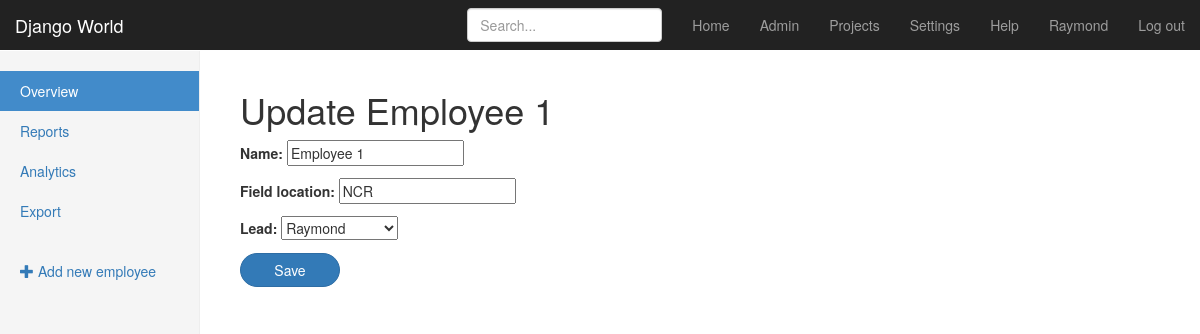
The page /teams/edit/1/ (signed in) on the database its author committed.
### teams/models.py (models this page shows, shortened)
class Team(models.Model):
    name = models.CharField(max_length=255)
    lead = models.ForeignKey(User, related_name='teams', on_delete=models.PROTECT)
    field_location = models.CharField(max_length=255)

### teams/views.py (the view, shortened to what this page needs)
# urls.py: url(r'^edit/(?P<pk>\d+)/$', views.TeamUpdateView.as_view(), name='update'),
class TeamUpdateView(LoginRequiredMixin, mixins.PageTitleMixin, mixins.SuccessMessageMixin, UpdateView):
    fields = ("name", "field_location", "lead")
    model = models.Team
    def get_page_title(self):
        obj = self.get_object()
        return "Update {}".format(obj.name)

### teams/mixins.py (called while the page is built)
    def get_context_data(self, **kwargs):
        context = super().get_context_data(**kwargs)
        context["page_title"] = self.get_page_title()
        return context

### teams/templates/teams/team_form.html (shortened to what this page needs)
{% extends "teams/_layout.html" %}
{% block body_content %}
    <h1>{{ page_title }}</h1>
    <form method="POST">
        {{ form.as_p}}
        <input type="submit" class="btn btn-primary" style="border-radius: 20px; width: 100px;" value="Save">
    </form>
{% endblock %}

### templates/_layout.html (shortened to what this page needs)
<!DOCTYPE html>
<html lang="en">
    <head>
        {% load static %}
        <link rel="stylesheet" href="https://maxcdn.bootstrapcdn.com/bootstrap/3.3.6/css/bootstrap.min.css">
        <link rel="stylesheet" href="{% static 'css/goal.css' %}">
    </head>
    <body>
        <nav class="navbar navbar-inverse navbar-fixed-top">
            <div class="container-fluid">
                <div class="navbar-header">
                    <a class="navbar-brand" href="{% url 'home' %}">Django World</a>
                </div>
                <div id="navbar" class="navbar-collapse collapse">
                    <ul class="nav navbar-nav navbar-right">
                        <li><a href="{% url 'home' %}">Home</a></li>
                        <li><a href="/admin">Admin</a></li>
                        <li><a href="{% url 'teams:list' %}">Projects</a></li>
                        <li><a href="#">Settings</a></li>
                        <li><a href="#">Help</a></li>
                        {% if user.is_authenticated  %}
                        <li><a>{{ user }}</a></li>
                        <li><a href="/admin/logout">Log out</a></li>
                        {% else %}
                        <li><a href="/admin">Login</a></li>
                        {% endif %}
                    </ul>
                    <form class="navbar-form navbar-right">
                        <input type="text" class="form-control" placeholder="Search...">
                    </form>
                </div>
            </div>
        </nav>
        <div class="container-fluid">
            <div class="row">
				{% block sidebar %}
                <div class="col-sm-3 col-md-2 sidebar">
					{% block sidebar_content %}{% endblock %}
                </div>
				{% endblock %}
                <div class="col-sm-9 col-sm-offset-3 col-md-10 col-md-offset-2 main">
                    {% block body_content %}{% endblock %}
                </div>
            </div>
        </div>
    </body>
</html>

### assets/css/goal.css (style rules this page uses)
body { padding-top: 50px; }
.navbar-fixed-top { border: 0; }
.sidebar { display: none; }
@media (min-width: 768px) { .sidebar { position: fixed; top: 51px; bottom: 0; left: 0; z-index: 1000; display: block; padding: 20px; overflow-x: hidden; overflow-y: auto; background-color: #f5f5f5; border-right: 1px solid #eee; } }
.main { padding: 20px; }
@media (min-width: 768px) { .main { padding-right: 40px; padding-left: 40px; } }

### rows shown on the page
Team: name "Employee 1", field_location "NCR", lead "Raymond"

### other values the page prints
{{ user }} "Raymond"
{{ page_title }} "Update Employee 1"
